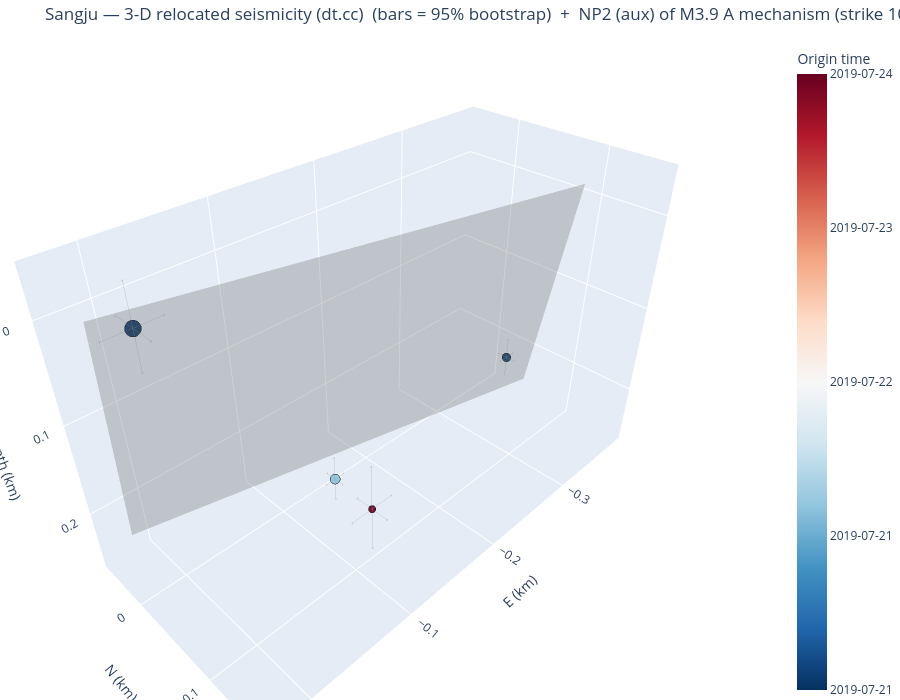

Write notebook code for a chart like this one.
### Markdown cell above
## 5. Seismicity in 3-D (interactive)

`plot_3d_plane` returns an **interactive plotly** 3-D view of the dt.cc hypocentres (relative E–N–depth km,
coloured by origin time, sized by magnitude) with the SVD best-fit fault plane overlaid as a translucent
patch — rotate/zoom to judge planarity and dip. (Interactivity is live in a running notebook; committed
notebooks are output-stripped, and a static export needs the optional `kaleido` package.)

### Code cell
fig3d = viz.plot_3d_plane(cfg, VELMODEL)
try:                                  # optional static export (needs kaleido); harmless if absent
    fig3d.write_image(f"/tmp/{CLUSTER}_3d.png", scale=2)
except Exception as _e:
    print("(static export skipped — install kaleido for a PNG; the figure is interactive in a live notebook)")
fig3d                                 # <- interactive in JupyterLab: drag to rotate, scroll to zoom

### Figure 1 — Plotly figure (JSON) as saved in the notebook; plotly's stock layout.template omitted (floating-point values rounded to 4 significant figures)
{"data": [{"error_x": {"array": [0.02322, 0.009451, 0.0102, 0.0187], "color": "rgba(80,80,80,0.5)", "thickness": 0.8, "type": "data", "width": 2}, "error_y": {"array": [0.02325, 0.01036, 0.01085, 0.01581], "color": "rgba(80,80,80,0.5)", "thickness": 0.8, "type": "data", "width": 2}, "error_z": {"array": [0.03962, 0.02358, 0.02737, 0.04437], "color": "rgba(80,80,80,0.5)", "thickness": 0.8, "type": "data", "width": 2}, "marker": {"color": [18100.0, 18100.0, 18100.0, 18100.0], "colorbar": {"ticktext": ["2019-07-21", "2019-07-21", "2019-07-22", "2019-07-23", "2019-07-24"], "tickvals": [18100.0, 18100.0, 18100.0, 18100.0, 18100.0], "title": {"text": "Origin time"}}, "colorscale": [[0.0, "rgb(5,48,97)"], [0.1, "rgb(33,102,172)"], [0.2, "rgb(67,147,195)"], [0.3, "rgb(146,197,222)"], [0.4, "rgb(209,229,240)"], [0.5, "rgb(247,247,247)"], [0.6, "rgb(253,219,199)"], [0.7, "rgb(244,165,130)"], [0.8, "rgb(214,96,77)"], [0.9, "rgb(178,24,43)"], [1.0, "rgb(103,0,31)"]], "line": {"color": "black", "width": 0.5}, "opacity": 0.95, "size": [19.6, 10.0, 11.6, 8.4]}, "mode": "markers", "name": "Hypocentres", "text": ["200001  M3.9", "200002  M1.5", "200003  M1.9", "200004  M1.1"], "type": "scatter3d", "x": [0.0, -0.3538, -0.1374, -0.0803], "y": [0.0, 0.0441, 0.0297, 0.1438], "z": [0.0, 0.1989, 0.2316, 0.1404]}, {"color": "gray", "hoverinfo": "name", "i": [0, 0], "j": [1, 3], "k": [3, 2], "name": "NP2 (aux) of M3.9 A mechanism 104/79", "opacity": 0.3, "showscale": false, "type": "mesh3d", "x": [0.01626, 0.02828, -0.3817, -0.3697], "y": [-0.05127, -0.003639, 0.04913, 0.09676], "z": [0.2425, -0.01796, 0.2425, -0.01796]}], "layout": {"height": 700, "margin": {"b": 0, "l": 0, "r": 0, "t": 40}, "scene": {"aspectmode": "data", "xaxis": {"title": {"text": "E (km)"}}, "yaxis": {"title": {"text": "N (km)"}}, "zaxis": {"autorange": "reversed", "title": {"text": "Depth (km)"}}}, "title": {"text": "Sangju — 3-D relocated seismicity (dt.cc)  (bars = 95% bootstrap)  +  NP2 (aux) of M3.9 A mechanism (strike 104°, dip 79°)"}}}
